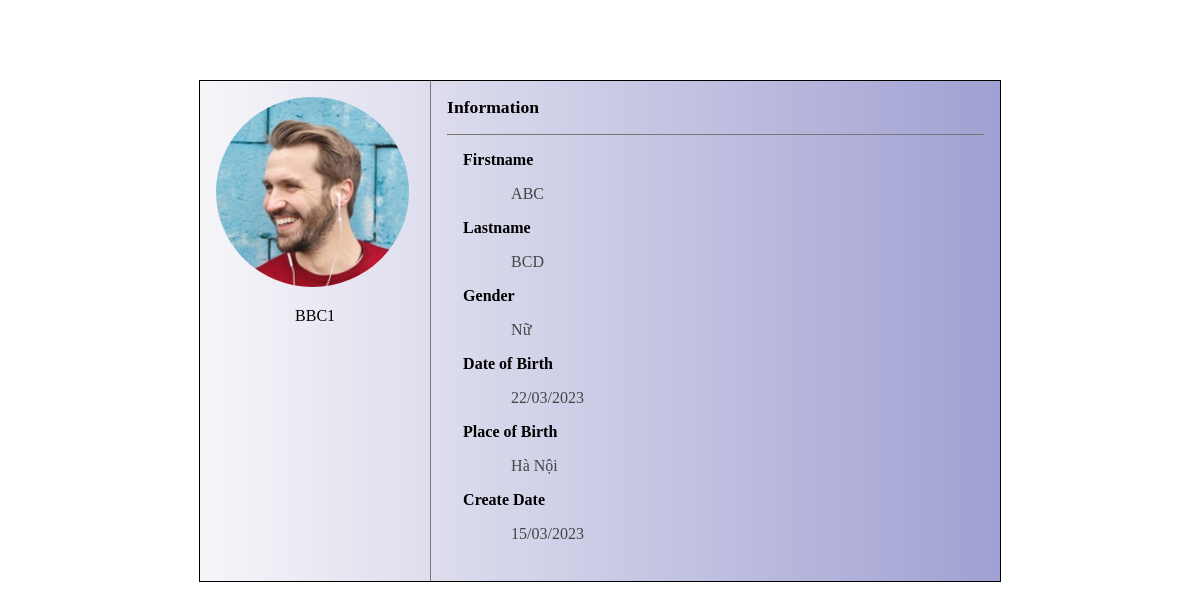
Page /profile.php?id=6 (signed in) on the earlier database version.
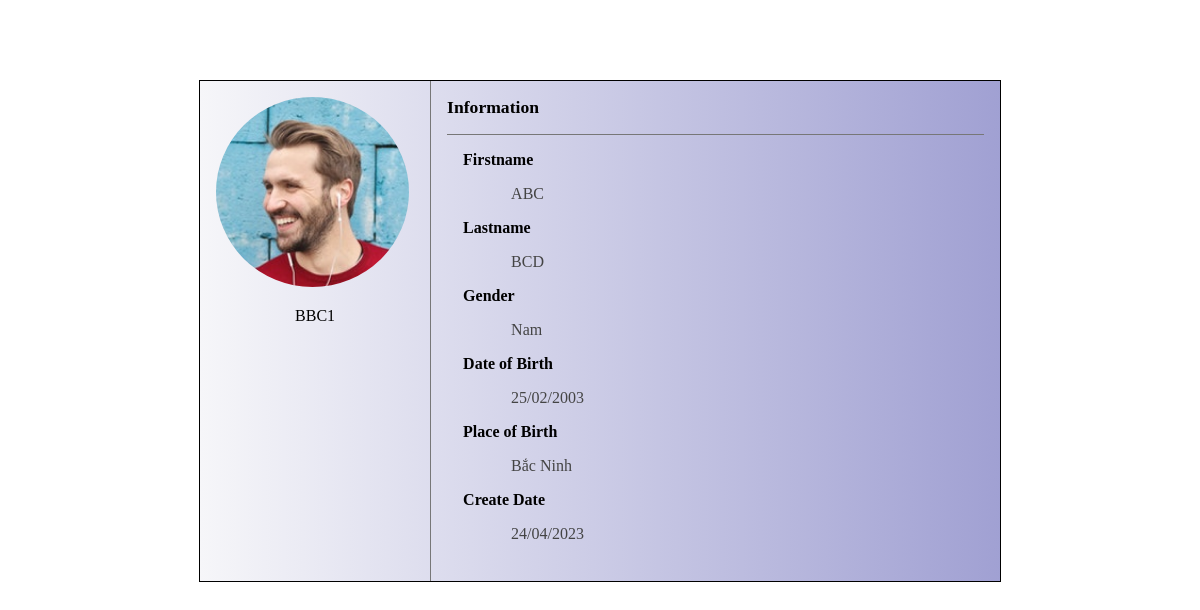
Same page on the later database version.
### tables this page shows
CREATE TABLE `account` (
  `id` int(11) NOT NULL,
  `username` varchar(255) NOT NULL,
  `password` varchar(255) NOT NULL,
  `firstname` varchar(255) NOT NULL,
  `lastname` varchar(255) NOT NULL,
  `gender` varchar(10) NOT NULL,
  `date_birth` varchar(255) NOT NULL,
  `place_of_birth` varchar(255) NOT NULL,
  `create_date` varchar(255) NOT NULL,
  `permission_id` int(11) NOT NULL,
  `status` tinyint(1) NOT NULL,
  `is_deleted` tinyint(1) NOT NULL
);

### database/connectDB.php (called while the page is built, shortened)
<?php class Database
{
  public $host = DB_HOST;
  public $user = DB_USER;
  public $pass = DB_PASS;
  public $dbname = DB_NAME;
  public $link;
  private function connectDB()
  {
    $this->link = new mysqli(
      $this->host,
      $this->user,
      $this->pass,
      $this->dbname
    );
  }
  public function select($query)
  {
    ($result = $this->link->query($query)) or
      die($this->link->error . __LINE__);
    if ($result->num_rows > 0) {
      return $result;
    } else {
      return false;
    }
  }
}

### controller/accountController.php (called while the page is built, shortened)
<?php
$filepath = realpath(dirname(__DIR__));
include_once $filepath . "/services/accountServices.php";
class AccountController
{
  public function show_account_by_id($id)
  {
    $accountService = new AccountServices();
    $result = $accountService->show_account_by_id($id);
    return $result;
  }
}
?>

### services/accountServices.php (called while the page is built, shortened)
<?php
$filepath = realpath(dirname(__DIR__));
include_once $filepath . "\database\connectDB.php";
?>
<?php class AccountServices
{
  private $db;
  public function __construct()
  {
    $this->db = new Database();
  }
  public function show_account_by_id($id)
  {
    $query = "SELECT * FROM account WHERE id='{$id}'";
    $result = $this->db->select($query);
    return $result;
  }
}
?>

### profile.php (the view, shortened to what this page needs)
<?php
$filepath = realpath(dirname(__DIR__));
include_once($filepath . "\Toy_Management_Website\controller\accountController.php");
$accountController = new AccountController();
?>
<!DOCTYPE html>
<html lang="en">
<head>
    <link rel="stylesheet" href="./assets/css/profile.css">
</head>
<body>
    <div class="profile-container">
        <?php
        $show_account = $accountController->show_account_by_id($_GET["id"]);
        if ($show_account) {
            while ($result_account = $show_account->fetch_array()) {
                ?>
                <div class="profile-left">
                    <div class="profile-img">
                        <img src="./assets/images/pic-1.png" alt="">
                    </div>
                    <div class="profile-username"><?php echo $result_account[1]?></div>
                </div>
                <div class="profile-right">
                    <div class="profile-header">Information</div>
                    <div class="profile-info">Firstname</div>
                    <div class="profile-firstname"><?php echo $result_account[3]?></div>
                    <div class="profile-info">Lastname</div>
                    <div class="profile-lastname"><?php echo $result_account[4]?></div>
                    <div class="profile-info">Gender</div>
                    <div class="profile-gender"><?php echo $result_account[5]?></div>
                    <div class="profile-info">Date of Birth</div>
                    <div class="profile-dob"><?php echo $result_account[6]?></div>
                    <div class="profile-info">Place of Birth</div>
                    <div class="profile-pob"><?php echo $result_account[7]?></div>
                    <div class="profile-info">Create Date</div>
                    <div class="profile-createDate"><?php echo $result_account[8]?></div>
                </div>
                <?php
            }
        }
        ?>
    </div>

### assets/css/profile.css (style rules this page uses)
.profile-container { background: linear-gradient(90deg, rgba(246,246,249,1) 0%, rgba(32,32,153,1) 250%); display: flex; width: 800px; height: 500px; border: 1px solid black; margin: 5rem auto; }
.profile-left { width: 30%; border-right: 1px solid #777; }
.profile-img { padding: 1rem; }
.profile-img img { border-radius: 50%; }
.profile-username { text-align: center; }
.profile-right { width: 70%; padding: 1rem; }
.profile-header { padding-bottom: 1rem ; font-weight: bold; font-size: 1.1rem; border-bottom: 1px solid #777; }
.profile-info { padding: 1rem; font-weight: bold; }
.profile-firstname { color: #444; margin-left: 4rem; }
.profile-lastname { color: #444; margin-left: 4rem; }
.profile-gender { color: #444; margin-left: 4rem; }
.profile-dob { color: #444; margin-left: 4rem; }
.profile-pob { color: #444; margin-left: 4rem; }
.profile-createDate { color: #444; margin-left: 4rem; }

Differences in the rows shown:
changed account "BBC1": gender "Nữ" → "Nam"; date_birth "22/03/2023" → "25/02/2003"; place_of_birth "Hà Nội" → "Bắc Ninh"; create_date "15/03/2023" → "24/04/2023"
